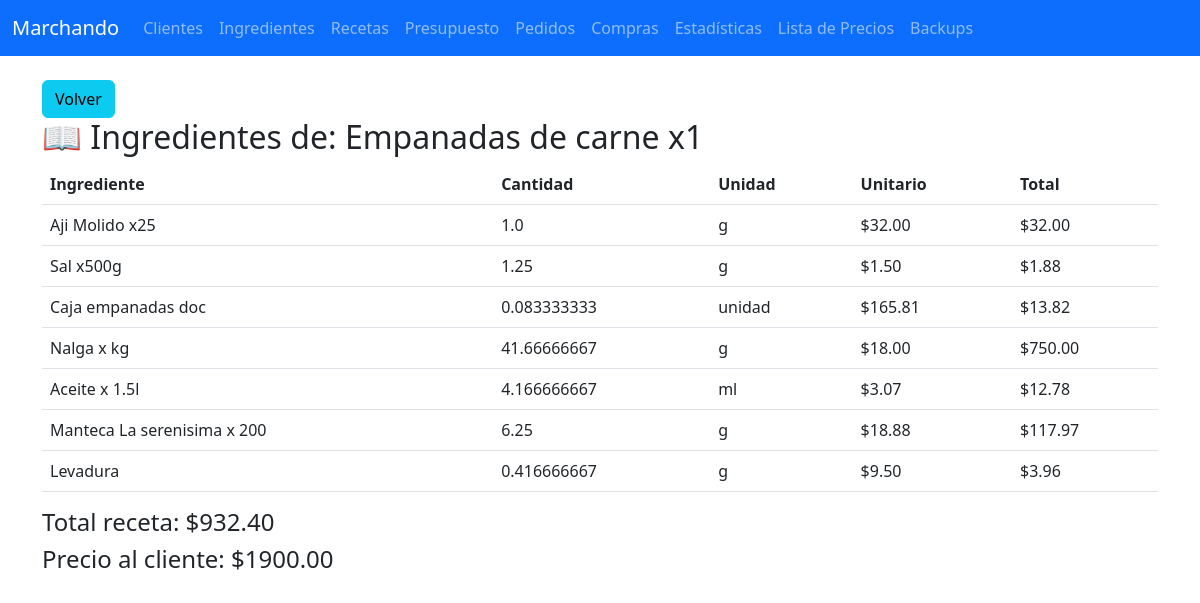
Before: /receta/3 with the older database file.
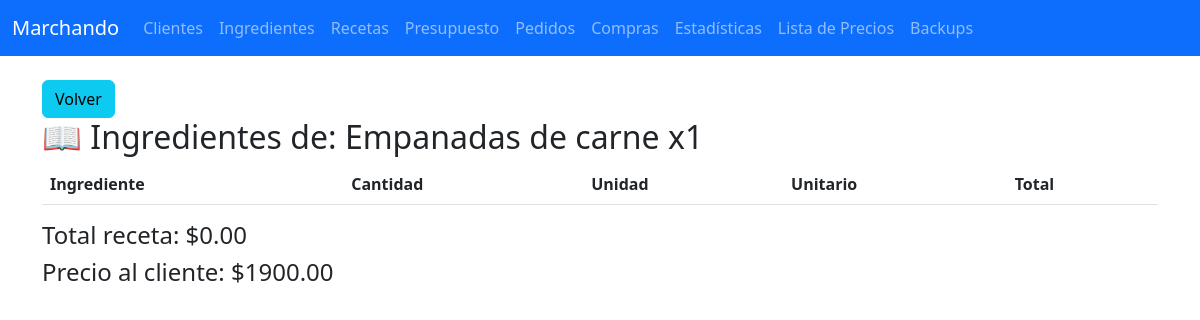
After: the same page with the newer database file.
### tables this page shows
CREATE TABLE recetas (
    id INTEGER PRIMARY KEY AUTOINCREMENT,
    nombre TEXT NOT NULL,
    referencia TEXT,
    UNIQUE(nombre)
);

CREATE TABLE receta_ingredientes (
    id INTEGER PRIMARY KEY AUTOINCREMENT,
    receta_id INTEGER NOT NULL,
    ingrediente_id INTEGER NOT NULL,
    tipo TEXT,
    cantidad REAL NOT NULL,
    unidad TEXT NOT NULL,
    costo_unitario REAL,
    costo_total REAL,
    FOREIGN KEY (receta_id) REFERENCES recetas(id),
    FOREIGN KEY (ingrediente_id) REFERENCES ingredientes(id),
    UNIQUE(receta_id, ingrediente_id)
);

CREATE TABLE ingredientes (
    id INTEGER PRIMARY KEY AUTOINCREMENT,
    producto TEXT NOT NULL,
    tipo TEXT,
    referencia TEXT,
    cantidad TEXT,
    unidad TEXT,
    costo_total REAL,
    costo_unitario REAL,
    ultima_actualizacion TEXT, codigo_barra,
    UNIQUE(producto)
);

CREATE TABLE lista_precios (
    id INTEGER PRIMARY KEY AUTOINCREMENT,
    receta_id INTEGER NOT NULL,
    precio_cliente REAL NOT NULL,
    FOREIGN KEY (receta_id) REFERENCES recetas(id) ON DELETE CASCADE
);

### app.py (the view)
@app.route("/receta/<int:receta_id>")
@login_required
def ver_receta(receta_id):
    conn = get_conn()
    receta = conn.execute("SELECT * FROM recetas WHERE id = ?", (receta_id,)).fetchone()
    ingredientes = conn.execute("""
        SELECT ri.id, i.producto, ri.cantidad, i.unidad, i.costo_unitario,
               (ri.cantidad * i.costo_unitario) AS costo_total
        FROM receta_ingredientes ri
        JOIN ingredientes i ON ri.ingrediente_id = i.id
        WHERE ri.receta_id = ?
    """, (receta_id,)).fetchall()
    costo_total = sum([ing["costo_total"] for ing in ingredientes])
    precio = conn.execute("""
        SELECT precio_cliente FROM lista_precios WHERE receta_id = ?
    """, (receta_id,)).fetchone()
    precio_cliente = precio["precio_cliente"] if precio else 0
    conn.close()
    return render_template("receta_ingredientes.html",
                           receta=receta,
                           ingredientes=ingredientes,
                           costo_total=costo_total,
                           precio_cliente=precio_cliente)

### app.py (called while the page is built)
def login_required(f):
    @wraps(f)
    def decorated_function(*args, **kwargs):
        if LOGIN_REQUIRED and not session.get('logged_in'):
            return redirect(url_for('login', next=request.path))
        return f(*args, **kwargs)
    return decorated_function

def get_conn():
    conn = sqlite3.connect(DB_NAME)
    conn.row_factory = sqlite3.Row
    return conn

### templates/receta_ingredientes.html
{% extends 'base.html' %}
{% block content %}
<br>
<a href="javascript:history.back()" class="btn btn-md btn-info">Volver</a>
<br>
<h2>📖 Ingredientes de: {{ receta.nombre }}</h2>
<table class="table">
  <thead>
    <tr>
      <th>Ingrediente</th>
      <th>Cantidad</th>
      <th>Unidad</th>
      <th>Unitario</th>
      <th>Total</th>
    </tr>
  </thead>
  <tbody>
    {% for ing in ingredientes %}
    <tr>
      <td>{{ ing.producto }}</td>
      <td>{{ ing.cantidad }}</td>
      <td>{{ ing.unidad }}</td>
      <td>${{ '%.2f'|format(ing.costo_unitario) }}</td>
      <td>${{ '%.2f'|format(ing.costo_total) }}</td>
    </tr>
    {% endfor %}
  </tbody>
</table>
<h4>Total receta: ${{ '%.2f'|format(costo_total) }}</h4>
<h4>Precio al cliente: ${{ '%.2f'|format(precio_cliente) }}</h4>
{% endblock %}

### templates/base.html (shortened to what this page needs)
<!DOCTYPE html>
<html lang="es">
<head>
    <link href="https://cdn.jsdelivr.net/npm/bootstrap@5.3.0/dist/css/bootstrap.min.css" rel="stylesheet" />
</head>
<body>
<nav class="navbar navbar-expand-lg navbar-dark bg-primary fixed-top">
  <div class="container-fluid">
    <a class="navbar-brand" href="{{ url_for('index') }}">Marchando</a>
    <div class="collapse navbar-collapse" id="navbarNav">
      <ul class="navbar-nav me-auto">
        <li class="nav-item"><a class="nav-link" href="{{ url_for('clientes') }}">Clientes</a></li>
        <li class="nav-item"><a class="nav-link" href="{{ url_for('modificar_ingredientes') }}">Ingredientes</a></li>
        <li class="nav-item"><a class="nav-link" href="{{ url_for('ver_recetas') }}">Recetas</a></li>
        <li class="nav-item"><a class="nav-link" href="{{ url_for('presupuesto') }}">Presupuesto</a></li>
        <li class="nav-item"><a class="nav-link" href="{{ url_for('pedidos') }}">Pedidos</a></li>
        <li class="nav-item"><a class="nav-link" href="{{ url_for('compras') }}">Compras</a></li>
        <li class="nav-item"><a class="nav-link" href="{{ url_for('estadisticas_pedidos') }}">Estadísticas</a></li>
        <li class="nav-item"><a class="nav-link" href="{{ url_for('lista_precios') }}">Lista de Precios</a></li>
        <li class="nav-item"><a class="nav-link" href="{{ url_for('backups.listar_backups') }}">Backups</a></li>
      </ul>
    </div>
  </div>
</nav>
<div class="container">
    {% block content %}
    {% endblock %}
</div>
</body>
</html>

### templates/base.html (style rules this page uses)
body { padding-top: 56px; }

Changed rows visible on the page:
removed receta_ingredientes: producto "Aji Molido x25", cantidad "1.0", unidad "g", costo_total "32.00"
removed ingredientes: costo_unitario "32.00"
removed receta_ingredientes: producto "Sal x500g", cantidad "1.25", unidad "g", costo_total "1.88"
removed ingredientes: costo_unitario "1.50"
removed receta_ingredientes: producto "Caja empanadas doc", cantidad "0.083333333", unidad "unidad", costo_total "13.82"
removed ingredientes: costo_unitario "165.81"
removed receta_ingredientes: producto "Nalga x kg", cantidad "41.66666667", unidad "g", costo_total "750.00"
removed ingredientes: costo_unitario "18.00"
removed receta_ingredientes: producto "Aceite x 1.5l", cantidad "4.166666667", unidad "ml", costo_total "12.78"
removed ingredientes: costo_unitario "3.07"
removed receta_ingredientes: producto "Manteca La serenisima x 200", cantidad "6.25", unidad "g", costo_total "117.97"
removed ingredientes: costo_unitario "18.88"
removed receta_ingredientes: producto "Levadura", cantidad "0.416666667", unidad "g", costo_total "3.96"
removed ingredientes: costo_unitario "9.50"
Other visible differences:
{{ '%.2f'|format(costo_total) }}: "932.40" → "0.00"
